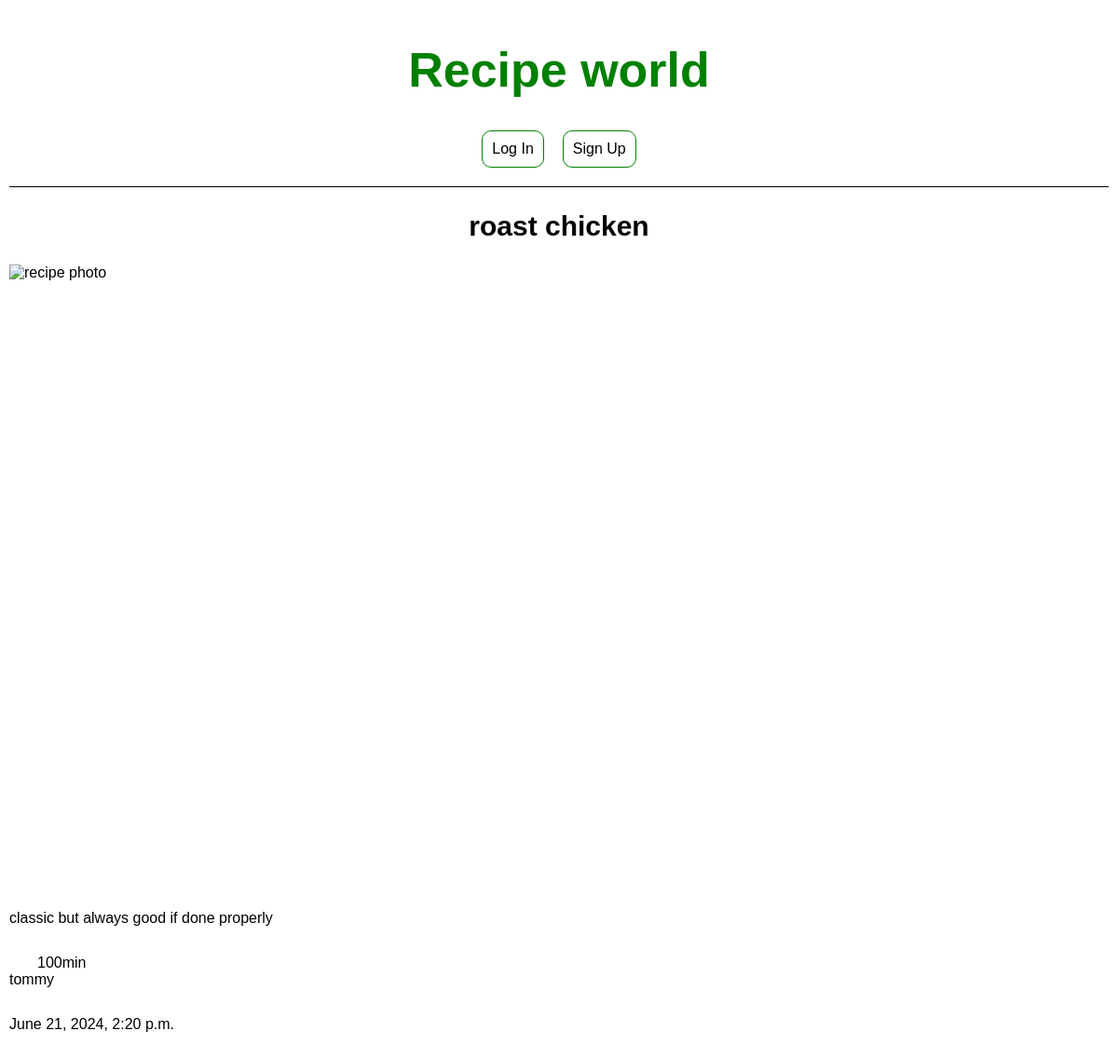
The page /recipes/6/recipe on the database its author committed.
### recipes/models.py (models this page shows, shortened)
class Recipe(models.Model):
    title = models.CharField(max_length=150)
    description = models.TextField(blank=True, max_length=400)
    ingredients = models.ManyToManyField(Ingredient)
    time = models.IntegerField(default=0)
    body = models.TextField()
    date = models.DateTimeField(auto_now_add=True)
    author = models.ForeignKey(
        settings.AUTH_USER_MODEL,
        on_delete=models.CASCADE)
    image = models.ImageField(null=True)
    categories = models.ManyToManyField(Category)
    class Meta:
        db_table = "Recipes"
        ordering = ['-date']

### recipes/views.py (the view)
# urls.py: path("<int:pk>/recipe", views.DetailPageView.as_view(), name="recipe_detail"),
class DetailPageView(DetailView):
    model = Recipe
    template_name = "../templates/detail.html"
    def get_context_data(self, **kwargs):
        context = super().get_context_data(**kwargs)
        context['ingredients'] = self.object.ingredients.all()
        return context

### templates/detail.html (shortened to what this page needs)
{% extends "base.html" %}
{% load static %}
{% block css %}
    <link rel="stylesheet" href="{% static 'detail.css' %}">
    <link rel="stylesheet" href="{% static 'base.css' %}">
{% endblock %}
{% block content %}
    <h2>{{object.title}}</h2>
    <div class="recipe">
        <div class="imageWrapper">
            <span><img src="{{ item.image}}" alt="recipe photo"></span>
        </div>
        <p>{{ object.description }}</p>
        <div class="preparation">
            <p class="time">{{ object.time}}min</p>
        </div>
        <a href="/recipes/{{ object.author}}/authorRecipes/">{{ object.author}}</a>
        <p class="date">{{ object.date}}</p>
    </div>
{% endblock content %}

### static/css/detail.css (style rules this page uses)
h2 { text-align: center; }
p { margin:30px 0; }
.recipe { width: auto; flex-direction: column; align-items: flex-start; }
.imageWrapper { width: 100% ; }
.preparation { flex-direction: row; gap:10px; height: fit-content; align-items: center; }
.preparation p { width: 50%; margin: 0; height: fit-content; }

### static/css/base.css (style rules this page uses)
* { font-family: Arial,sans-serif; width: auto; }
body { padding: 10px; margin: 0; display: flex; flex-direction: column; }
div { display:flex; }
img { width: 100%; height: 100%; }
a { text-decoration: none; color: black; }
p { text-align: center; }
h2 { color: black; font-size: 30px; height: fit-content; }
.imageWrapper { display: block; width: 100%; height: fit-content; }
.imageWrapper a, .imageWrapper span { display: block; width: 100%; height: auto; overflow-y: hidden; aspect-ratio:5.34/3 ; }

### rows shown on the page
Recipe: title "roast chicken", description "classic but always good if done properly", time "100", author "tommy", date "June 21, 2024, 2:20 p.m."
